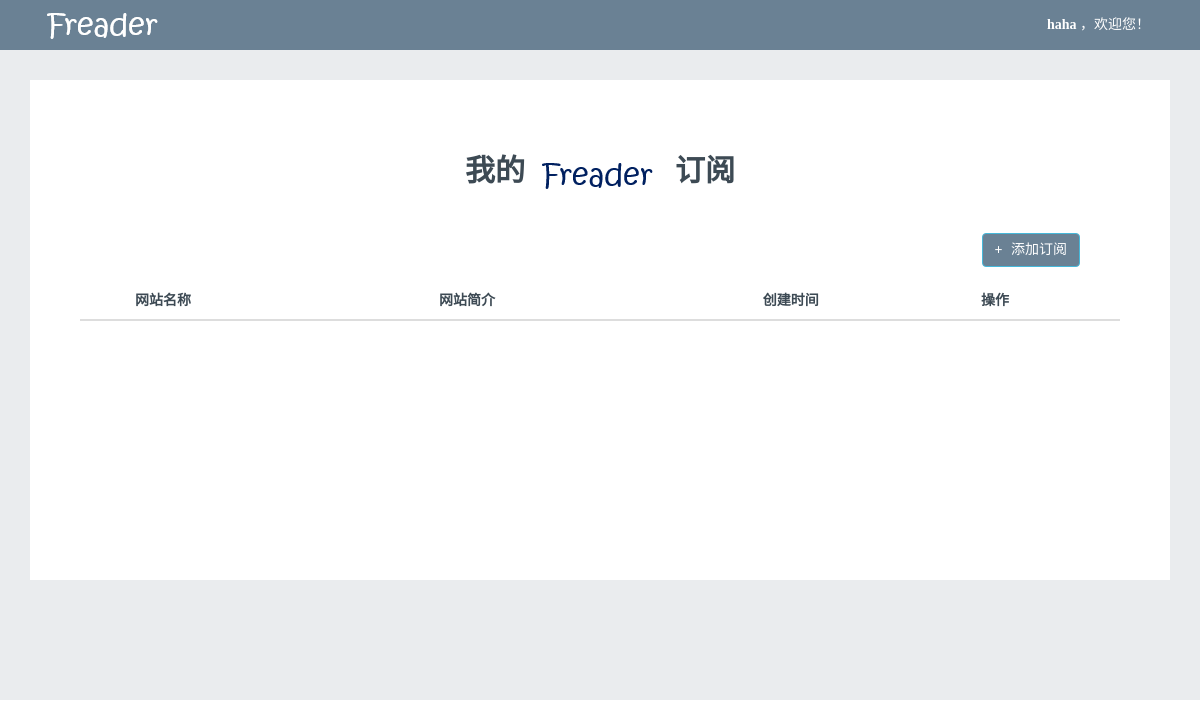
/home/ (signed in), run on an earlier commit of the app's database.
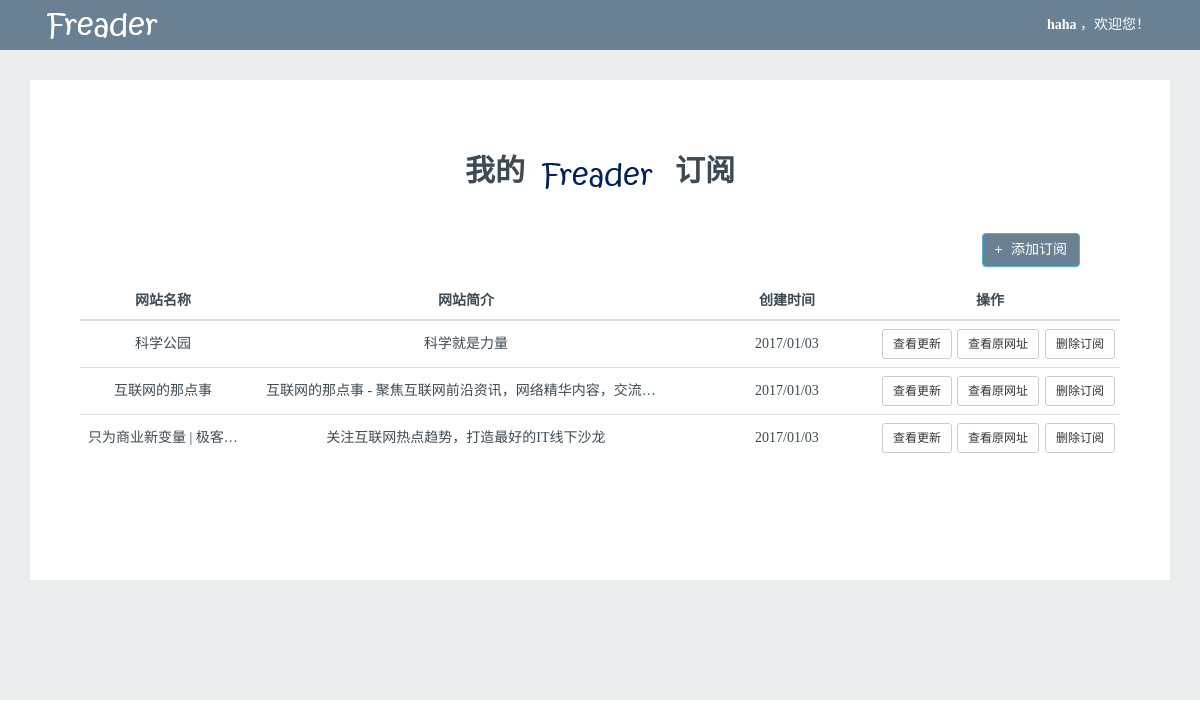
And on a later commit of the database.
### Main/models.py (models this page shows, shortened)
class Channel(models.Model):
    title=models.CharField('标题',max_length=32)
    link=models.CharField('订阅源',max_length=64)
    description=models.CharField('描述',max_length=128)
    created_time=models.DateTimeField("创建时间",auto_now_add=True)
    has_update=models.BooleanField('是否有更新',default=False)
    class Meta:
        ordering=['-created_time']

### Main/views.py (the view)
# urls.py: url(r'^home/$',HomePageView.as_view(),name='home'),
class HomePageView(ListView):
    template_name = 'homepage.html'
    context_object_name = 'channel_list'
    def get_queryset(self):
        user=self.request.user
        if not user.is_anonymous:
            channel_list=user.account.channel.all().distinct()
            return channel_list
        else:
            return None
    def get_context_data(self, **kwargs):
        if self.request.user.is_anonymous():
            kwargs['username']='游客'
        else:
            kwargs['username']=self.request.user.username
        kwargs['form']=ChnlForm()
        return super(HomePageView,self).get_context_data(**kwargs)

### Main/templates/homepage.html (shortened to what this page needs)
{% extends 'template.html' %}
{% load staticfiles %}
{% block mycss %}
    <link rel="stylesheet" type="text/css" href="{% static 'main/css/main.css' %}">
{% endblock %}
{% block content %}
<div id="container">
		<div id="top">
            <span class="dropdown">
                    <a id="username" href="{% url 'Main:home' %}" class="dropdown-toggle" data-toggle="dropdown" aria-haspopup="true" aria-expanded="true">
                        {{ username }}
                    </a>
            </span>
            <span>，欢迎您！</span>
        </div>
        <div id="mainbox">
            <div style="font-size: 30px;font-weight: bold; margin: 20px; text-align: center;">我的<img src="{% static 'main/img/logo_blue.png' %}" alt="Freader">订阅</div>
            <div style="height: 50px;">
                <button id="addbutton" type="button" class="btn btn-info" data-toggle="modal" data-target="#addbox" style="right: 10%; position: absolute; background: #6A8194;">
                    <span style="font-weight: 900;padding-right: 5px;">+</span>
                    <span>添加订阅</span>
                </button>
            </div>
           <div>
                <table class="table table-hover">
                    <thead>
                        <tr>
                            <th><div style="width:150px;">网站名称</div></th>
                            <th><div style="width:400px;">网站简介</div></th>
                            <th><div style="width:150px;">创建时间</div></th>
                            <th colspan="3"><div style="width:200px;">操作</div></th>
                        </tr>
                    </thead>
                    <tbody>
                    {% for channel in channel_list %}
                        <tr>
                            <td><div class="tableunit" style="width:150px;">{{ channel.title }}</div></td>
                            <td><div class="tableunit" style="width:400px;">{{ channel.description }}</div></td>
                            <td><div class="tableunit" style="width:150px;">{{ channel.created_time|date:"Y/m/d" }}</div></td>
                            <td style="padding-right:0px;padding-left:0px;"><a href="{% url 'Main:chnlupdt' channel.pk %}"><button class="btn btn-sm btn-default">查看更新</button></a></td>
                            <td style="padding-right:0px;padding-left:0px;"><a href="{{ channel.link }}"><button class="btn btn-sm btn-default">查看原网址</button></a></td>
                            <td style="padding-right:0px;padding-left:0px;"><a href="{% url 'Main:delchnl' channel.pk %}"><button class="btn btn-sm btn-default">删除订阅</button></a></td>
                        </tr>
                    {% endfor %}
                    </tbody>
                </table>
           </div>
        </div>
	</div>
{% endblock %}

What changed in the data, as far as the page shows it:
added Channel: title "科学公园", description "科学就是力量", created_time "2017/01/03"
added Channel: title "互联网的那点事", description "互联网的那点事 - 聚焦互联网前沿资讯，网络精华内容，交流…", created_time "2017/01/03"
added Channel: title "只为商业新变量 | 极客…", description "关注互联网热点趋势，打造最好的IT线下沙龙", created_time "2017/01/03"
